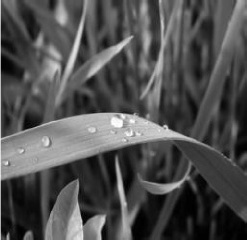
#> input picture ATRIM/TP2-ATRIM-Spatial Filtering/ATRIM-TP2/images/grass.jpg, 247 x 240 px, found by its file name
$ jupyter execute 2024_2025_ATRIM_TP2_spatial_filtering_VALLE_GAUTRON.ipynb
#> lines starting #> are read from the running program, lines starting #| are printed output that depends on the picture; long printed decimals are rounded
# TP2 - Spatial Filtering
ATRIM - Option Datasim

Ecole Centrale Nantes

Diana Mateus

Edouard GAUTRON et Maria clara VALLE

## Introduction

Dans ce rapport, nous explorerons les principes du filtrage spatial linéaire appliqué aux images 2D. Nous utiliserons différents types de filtres (kernel) et examinerons leurs capacités à accomplir diverses opérations sur des images en ajustant leurs paramètres. Cette première partie permettra de mieux comprendre comment ces filtres modifient le contenu visuel et leur utilité dans des tâches comme le lissage, le renforcement des détails, ou encore la détection de contours.

Dans une deuxième phase, nous implémenterons des algorithmes de filtrage plus avancés afin de développer des méthodes capables de reconnaître des motifs spécifiques dans les images tout en préservant les contours et les détails essentiels.

[cell 1]
import skimage.io as io
import matplotlib.pyplot as plt
import numpy as np
import os
import math
from skimage.restoration import denoise_bilateral
from skimage.transform import resize, rescale
from scipy import ndimage
from scipy import signal

[cell 2]
IMDIR = r"C:\Users\maria\DataSim\ATRIM\TP2-ATRIM-Spatial Filtering\ATRIM-TP2\images" #nous indiquon le chemin pour acceder aux images

# 1 Linear spatial filtering with convolution

Nous commençons par exécuter l'exemple "meanKernel" qui crée un kernel flou.

[cell 3]
def meanKernel(hs):
    #hs on defini la taille du kernel
    #hs est un entier de la moitier de la taille du kernel
    #on créer un filtre carré de taille 2*hs+1
    kernel = np.zeros((hs*2+1,hs*2+1))
    kernel += 1/(hs*2+1)**2
    return kernel

#on affiche les propriétés
width=12
height=3
plt.rcParams['figure.figsize'] = [width, height]

#on crée et affiche trois differents kernels
k = 1
for hs in [1,3,11]:
    plt.subplot(1,3,k)
    kernel = meanKernel(hs)
    plt.imshow(kernel, vmin=0, vmax=0.2)
    plt.title(f'Mean, hs ={hs}')
    plt.colorbar()
    k+=1
plt.show()

Ensuite, nous le convoluons avec une image en utilisant la fonction convolve. Avec ça, on va observer l'effet que chaque filtre moyenne a sur les images

[cell 4]
f = os.path.join(IMDIR, "grass.jpg")

#Display properties
width=10
height=5

#Filter parameters
hs = 3 #change le niveau de blur
sigma = 2

# Read and preprocess image
im = io.imread(f, as_gray=True)
#> im is the input picture: shape (240, 247) float64; min 0, max 1, mean 0.312
im = im.astype(float)
im = resize(im,(100,100))
#> im: shape (100, 100) float64

# Define filter and convolve
kernel = meanKernel(hs)
im_filtered_scipy = ndimage.convolve(im,kernel)


# on affiche l'image originale
fig=plt.figure(figsize=(width, height))
plt.subplot(1,2,1)
plt.imshow(im, cmap = 'gray')
plt.title('Original')

# affichage de l'image resultante
plt.subplot(1,2,2)
plt.imshow(im_filtered_scipy, cmap = 'gray')
plt.title('Mean scipy conv')

[cell 5]
f = os.path.join(IMDIR, "grass.jpg")

#Display properties
width=10
height=5

#Filter parameters
hs = 3 #change le niveau de blur
sigma = 2

# Read and preprocess image
im = io.imread(f, as_gray=True)
im = im.astype(float)
im = resize(im,(100,100))

# Define filter and convolve
kernel = meanKernel(hs)
im_filtered_scipy = ndimage.convolve(im,kernel)

# on affiche l'image originale
fig=plt.figure(figsize=(width, height))
plt.subplot(1,2,1)
plt.imshow(im, cmap = 'gray')
plt.title('Original')

# affichage de l'image resultante
plt.subplot(1,2,2)
plt.imshow(im_filtered_scipy, cmap = 'gray')
plt.title('Mean scipy conv')

On voit que quand on augmente la taille du filtre (hs), l'image devient plus flou

## 1.2. Gaussian Kernel
Ici, nous créons des noyaux gaussiens de tailles et d'écart-types variés, puis nous les appliquons à l'image "grass.png"

[cell 6]
def gaussianKernel(hs,sigma, normalize=True):
    # pour crée le kernel on crée une matrice de zero de la meme taille
    kernel = np.zeros((hs*2+1,hs*2+1))
    ax = np.arange(-hs, hs+1)

    # on crée le kernel
    xx, yy = np.meshgrid(ax, ax)

    #on definit le kernel en s'appuyant sur le model du cours;
    kernel = np.exp(-(xx**2+yy**2)/(2*sigma**2))/(2*np.pi*sigma**2)


    # on normalise et retourne
    if normalize:
        kernel = kernel / np.sum(kernel)

    return kernel

[cell 7]
f = os.path.join(IMDIR, "grass.jpg")

#Display size
width=10
height=10
k = 1
iter_conv = 1
filters = []

# Read and preprocess image
im = io.imread(f, as_gray=True)
im = im.astype(float)
im = resize(im,(100,100))

# Display the original image
fig=plt.figure(figsize=(3, 3))
plt.imshow(im, cmap = 'gray')
plt.title('Original')

# Don definit les differents parametres pour les differents filtres
filter_sizes=[1,3,5]
sigma_values=[0.1,1,2]

# dans un premier temps on affiche les filtres
fig=plt.figure(figsize=(width, height))

####### debut de notre code
for hs in filter_sizes:
    for sigma in sigma_values:
        filter = gaussianKernel(hs,sigma, normalize=True)
        plt.subplot(3,6,2*k-1)
        #display the filter
        plt.imshow(filter, cmap = 'gray')
        plt.title(f"filtre, hs: {hs}, sigma : {sigma}")
        print(f'sum des element kernel avec hs = {hs} et sigma = {sigma} : {np.sum(filter)}')

        plt.subplot(3,6,2*k)
        # Convolve and display the filtered image
        conv = ndimage.convolve(im,filter)#on fait la convolution pour appliquer les filtres aux images
        plt.imshow(conv, cmap = 'gray')
        plt.title("image filtrée")

        k += 1
        filters.append(filter)
#> after the loop, filters = 9 items; k = 10

plt.show()
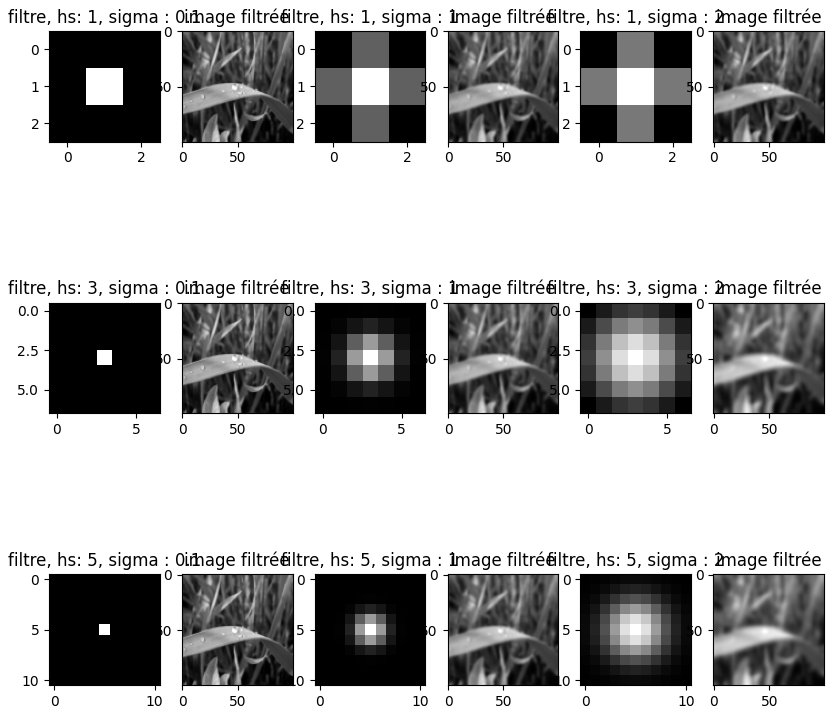
#> figure drawn by matplotlib, 18 panels
#> in gaussianKernel (call 10), `kernel = np.zeros((hs*2+1,hs*2+1))`: kernel: shape (23, 23) float64; every value is 0

# [7 lines of commented-out code are left out]

 Ainsi, on peut observer l'affichage des trois filtres, qui n'ont pas tous la meme taille ni le meme sigma,
 on s'attend donc a des resultats differents.
 On observe que plus la taille du filtre est grande et le sigma grand plus l'image est floue

<font color='red' size = '5'> Answer to question </font>On voit bien que la somme des éléments du noyau est égale à 1, ce qui est nécessaire car cela permet de conserver la luminosité de l'image.

## 1.3 Filtering with your own Convolution

Nous avons répété le lissage effectué précédemment en implémentant notre propre fonction de convolution. Cette fonction prend en entrée une image et un noyau de filtre (matrice de poids) pour renvoyer l'image filtrée. Après avoir appliqué cette méthode sur les mêmes images que celles utilisées avec la fonction intégrée de Scikit-learn, nous avons comparé les résultats.

<font color='red' size = '5'> Answer to question c) </font>** **Write down your findings**, notably the reasons for any possible difference with the in-built implementation.

Les images obtenues avec notre implémentation étaient très similaires à celles produites par Scikit-learn, confirmant ainsi la validité de notre approche. Toutefois, on a regarde la difference entre l'image filtré a partir de notre convolution et cela déjà implementé. Pour cela on applique les deux methode et on soustrait les deux matrices obtenues, pour mettre en valeure des differences
Apres avoir fait cette difference on remarque une image noir ce qui montre qu'il n'y a pas de difference, a part sur les bords
cela provient probablement de impadded

<font color='red' size = '5'> Answer to question d) </font> Why and how can the convolution can be written as a matrix multiplication? why is it interesting?

on remarque que la convolution effectue des opperation tres proche de celle de a multiplication de matrice juste on ne multipli et addition pas les elements dans le meme orde il suffit alors de modifier les matrices pour les quelles on faisait la convolution et ainsi une simple multiplication de matrice suffira. Ce procedé est moins couteu ce qui le rend plus interessant

[cell 8]
def myConvolution(imsource,kernel):

    # Find image and kernel sizes
    im_shape = imsource.shape
#> im_shape = (100, 100)
    imh,imw = im_shape[0], im_shape[1]
#> imh = 100; imw = 100
    kh,kw = kernel.shape
#> kh = 23; kw = 23
    print(kh)
#| 23
    delta_h=int((kh-1)/2)
#> delta_h = 11
    delta_w=int((kw-1)/2)
#> delta_w = 11

    print(delta_h)
#| 11
    # on elargie l'image avec des zeros autour car le filtre a une certaine taille qui depasse donc de la matrice si il passe le long des bords
    imPadded = np.zeros((imh+2*delta_h,imw+2*delta_w))
#> imPadded: shape (122, 122) float64; every value is 0
    imPadded[delta_h:imh+delta_h,delta_w:imw+delta_w] = imsource


    # Create an empty image to store the result
    imDest = np.zeros((imh,imw))
#> imDest: shape (100, 100) float64; every value is 0


    for i in range(imh):
        for j in range(imw): # on parcour la matrice par les lignes et colones

####### On a essayé une premiere methode qui fonctionne mais pas parfaitement on a choisit d'en faire une deuxieme
             #for u in range(kh):
             #   for v in range(kw):

                   # imDest[i,j] += kernel[u , v]*imPadded[i +2*delta_h- u, j +2*delta_h- v]


###### deuxieme methode
            imPatch = imPadded[i:i+kh, j:j+kw]
            imDest[i,j] = np.sum(imPatch*np.flip(kernel))
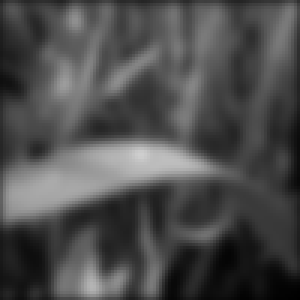
#> imDest: shape (100, 100) float64 (shown 3 times larger); min 0.00293, max 0.812, mean 0.303


    #END FILL IN
    return imDest

[cell 9]
f = os.path.join(IMDIR, "grass.jpg")

#Display properties
width=10
height=10

# Read and preprocess image
im = io.imread(f, as_gray=True)
im = im.astype(float)
im = resize(im,(100,100))

# Display the original image
fig=plt.figure(figsize=(width, height))
plt.subplot(1,4,1)
plt.imshow(im, cmap = 'gray')
plt.title('Original')

# Define filter parameters
hs = 11
sigma = 2
kernel = gaussianKernel(hs,sigma)

##### debut de notre code

# Convolve and display the filtered image
conv = myConvolution(im,kernel)
fig=plt.figure(figsize=(width, height))
plt.subplot(1,4,2)
plt.imshow(conv, cmap = 'gray')
plt.title('My_conv')

conv_2 = ndimage.convolve(im,kernel)
plt.subplot(1,4,3)
plt.imshow(conv, cmap = 'gray')
plt.title('Convole')

dif = conv_2 - conv
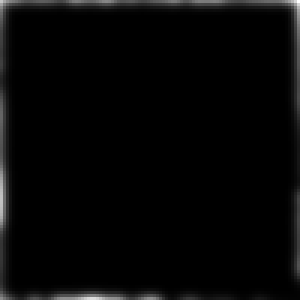
#> dif: shape (100, 100) float64 (shown 3 times larger); min -1.67e-15, max 0.343, mean 0.00859; drawn with min black and max white

plt.subplot(1,4,4)
plt.imshow(dif, cmap = 'gray')
plt.title('Convole')

#### fin de notre code

 Maintenant on va comparer notre solution pour appliquer le filtre avec la convolution
 pour cela on applique les deux methode et on soustrait les deux matrices obtenues, pour mettre en valeure des differences
 Apres avoir fait cette difference on remarque une image noir ce qui montre qu'il n'y a pas de difference, a part sur les bords
 cela provient probablement de impadded

## On etudie les filtres derivés

On a défini la fonction de noyau nécessaire et l'a convoluée avec les images AscentB ou Moon dans le dossier enhance pour obtenir :

l'image du gradient dans la direction horizontale,
l'image du gradient dans la direction verticale,
le Laplacien de l'image,
l'image améliorée après l'ajout des "détails" du Laplacien (et la normalisation).

[cell 10]
# Pour se faire on créer differents kernels associé a chaque opération

def sobel_x():
    kernel = np.zeros((3,3))
# on crée le filtre
    kernel = [[1, 0, -1],
             [2, 0, -2],
             [1 ,0, -1]]
    return kernel

def sobel_y():
    kernel = np.zeros((3,3))
# on crée le filtre
    kernel = [[1, 2, 1],
             [0, 0, 0],
             [-1 ,-2, -1]]
    return kernel


def laplacian():
# on crée le filtre
    kernel = [[0, 1, 0],
             [1, -4, 1],
             [0, 1, 0]]

    return kernel

def normalize(im):
    im = (im-im.min())/(im.max()-im.min())
    return im

[cell 11]
f = os.path.join(IMDIR, "enhance/moon-blurred.tif")
#f = os.path.join(IMDIR, "ascentB.png")

#Display properties
width=15
height=5

# Read and preprocess image
im = io.imread(f, as_gray=True)
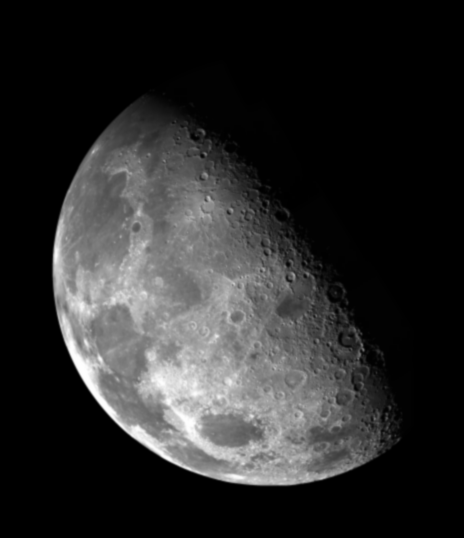
#> input picture ATRIM/TP2-ATRIM-Spatial Filtering/ATRIM-TP2/images/enhance/moon-blurred.tif, 464 x 538 px, found by its file name
#> im is the input picture: shape (538, 464); min 0, max 254, mean 42.6
im = im.astype(float)
im = normalize(im)
#im = resize(im,(100,100))

# Display the original image
fig=plt.figure(figsize=(width, height))
plt.subplot(1,5,1)
plt.imshow(im, cmap = 'gray')
plt.title('Original')

##### debut code alouté
# Convolve and display the filtered and the enhanced image
im_filtered_x =  ndimage.convolve(im,sobel_x())
#> in sobel_x, `kernel = np.zeros((3,3))`: kernel = [[0, 0, 0], [0, 0, 0], [0, 0, 0]]
im_filtered_x =  np.clip(im_filtered_x, 0, 1) #sature l'image entre 0 et 1
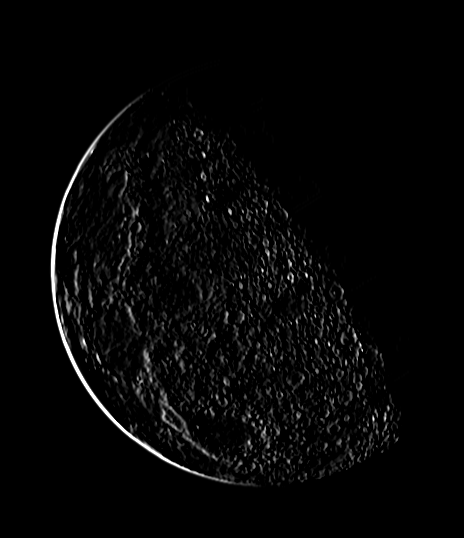
#> im_filtered_x: shape (538, 464) float64; min 0, max 1, mean 0.025
im_filtered_y =  ndimage.convolve(im,sobel_y())
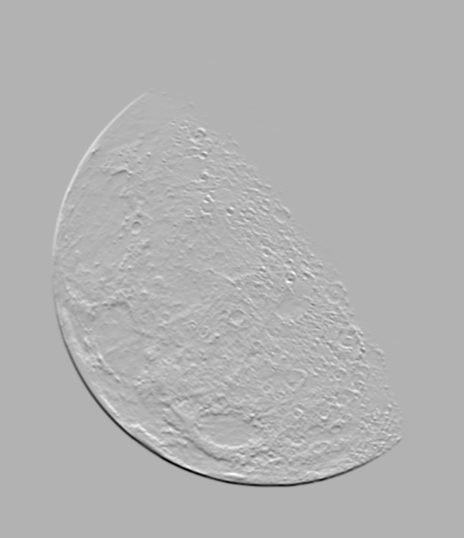
#> im_filtered_y: shape (538, 464) float64; min -2.71, max 1.17, mean -1.82e-18; drawn with min black and max white
im_filtered_y =  np.clip(im_filtered_y, 0, 1)
im_filtered_laplace =  ndimage.convolve(im, laplacian())
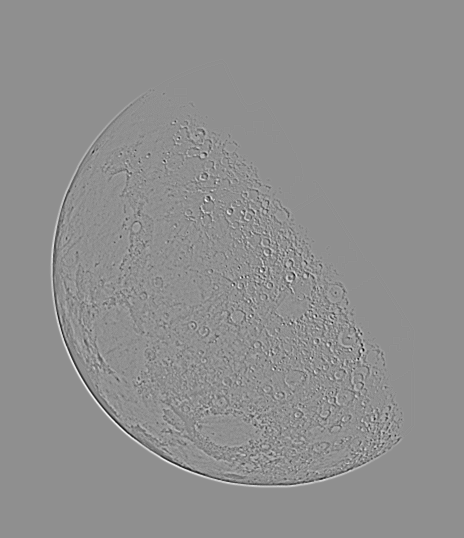
#> im_filtered_laplace: shape (538, 464) float64; min -0.417, max 0.323, mean -1.42e-20; drawn with min black and max white
im_filtered_laplace  =  np.clip(im_filtered_laplace, 0, 1)

plt.subplot(1,5,2)
plt.imshow(im_filtered_x, cmap = 'gray')
plt.title('gradx')
plt.subplot(1,5,3)
plt.imshow(im_filtered_y, cmap = 'gray')
plt.title('grady')

norme = np.sqrt(im_filtered_x**2+im_filtered_y**2)
plt.subplot(1,5,4)
plt.imshow(norme, cmap = 'gray')
plt.title('magnitude')

plt.subplot(1,5,5)
plt.imshow(im_filtered_laplace, cmap = 'gray')
plt.title('laplace')
##### fin

 On observe differents resultatts selon les filtres utilisés notaments selon le sens de la derivé qui ne mets pas en valeur les memes particumarités
 de la lune l'un les bords et l'autre les crateres, on remarque que pour le cas de la lune le laplacien efface les crateres et nelaisse place qu'au contour

# 2 Non linear filtering

## 2.1 Correlation: Finding Charlie

On a utilisé la corrélation croisée normalisée (NCC) par blocs pour trouver automatiquement Waldo (Charlie) dans une image. Pour cela, on a recherché l’image modèle (charlie-template) dans les images marche-crop. Il a également été utile de créer un notebook séparé (Finding Charlie) pour cette tâche, car elle consomme beaucoup de mémoire.

On a évalué l'expression du NCC issue des diapositives (décrite dans le filtrage avancé non-local means) pour comparer l'image modèle à chaque position dans l'image cible. Les résultats ont été stockés, et on a récupéré l'emplacement ayant obtenu le score NCC le plus élevé. Enfin, on a tracé cet emplacement sur l'image cible.

<font color='red' size = '5'> Answer to question </font>On vérifie que la méthode implementé a quelques nécessite de quelques hipotheses, par exemple le fact qu'on suppose que l’image modèle (charlie) est présente dans l'image cible et qu'elle est suffisamment similaire en termes de taille, orientation et luminosité pour que la corrélation croisée puisse détecter de correspondance.Aussi, on fait l'hypothèse que les niveaux de lumière dans l'image cible et dans l'image modèle sont homogènes.

Comme limitation, on a que le charlie template doit être dans la même position dans l'image du marche, c.a.d que la méthode ne supporte pas de rotation. Aussi, l'algoritime est trés lent.

## 2.2 Bilateral Filter

On a implémenté notre propre version du filtre bilatéral et on a comparé ses résultats avec ceux de la fonction denoise_bilateral de Scikit-learn.

 <font color='red' size = '5'> Answer to question a) </font> compare its results vs. scikit ``denoise_bilateral`` function.

L'implémentation a permis d'observer les différences de performance et de qualité entre les deux méthodes. Les résultats de notre filtre bilatéral ont montré une capacité à préserver les contours tout en réduisant le bruit. Les paramêtres des deux fonctions sont différents, et donc c'est difficile de regarder des vrais differénces.

<font color='red' size = '5'> Answer to question b) </font> Compare and comment the bilateral results versus the mean and gaussian filter for the ``zebra`` group of images of the ``bilateral`` folder

Ensuite, on a comparé les résultats du filtre bilatéral avec ceux du filtre moyen et du filtre gaussien sur le groupe d'images de zèbres dans le dossier bilatéral. Les observations ont révélé que le filtre bilatéral était plus efficace pour conserver les détails des contours, tout en removent le bruit de différents types, contrairement au filtre moyen, qui tend à lisser l'image de manière plus uniforme, entraînant une perte de détails. Le filtre gaussien, quant à lui, offrait également un bon lissage, mais avait tendance à créer un flou principalement dans les contours. En résumé, le filtre bilatéral s'est avéré plus adapté pour les images contenant des détails fins tout en maintenant un bon équilibre entre réduction de bruit et préservation des contours.

[cell 12]
#poprieté pour comparation
def MSE(noisy_image, ref_image):
    return np.mean((ref_image - noisy_image)**2)

def PSNR(noisy_image, ref_image):
    max = np.max(noisy_image)
    MSE_ = MSE(noisy_image, ref_image)
    PSNR = 20*np.log(max/np.sqrt(MSE_))
    return PSNR

[cell 13]
from skimage.restoration import denoise_bilateral

#ouvrir les archives de zebra
f_bruit = os.path.join(IMDIR, "bilateral\zebra\zebra_speckle_2.png") #changer le bruit voulu
f_ref = os.path.join(IMDIR, "bilateral\zebra/ref.jpg")

width=15
height=5

#lire l'image, convertir et normaliser
im = io.imread(f_bruit, as_gray=True)
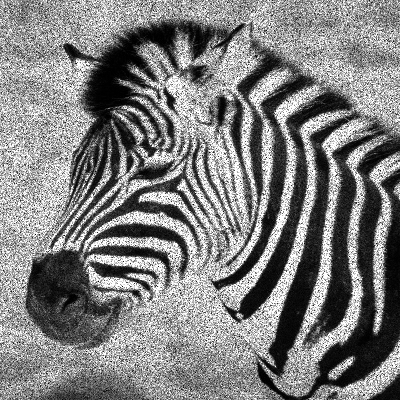
#> input picture ATRIM/TP2-ATRIM-Spatial Filtering/ATRIM-TP2/images/bilateral/zebra/zebra_speckle_2.png, 400 x 400 px, found by its file name
#> im is the input picture: shape (400, 400); min 0, max 255, mean 127.3
im = im.astype(float)
im = normalize(im)

im_ref = io.imread(f_ref, as_gray=True)
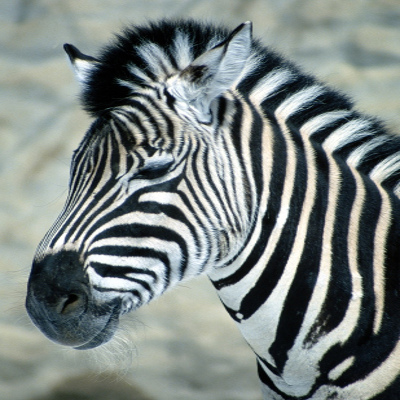
#> input picture ATRIM/TP2-ATRIM-Spatial Filtering/ATRIM-TP2/images/bilateral/zebra/ref.jpg, 400 x 400 px, found by its file name
#> im_ref: shape (400, 400) float64; min 0, max 1, mean 0.514
im_ref = im_ref.astype(float)
im_ref = normalize(im_ref)

#parametres du filtre
hs = 3
sigma1 = 1
sigma2 = 2

#notre version du filtre bilateral
def bilateral(im, hs, sigma1, sigma2):
#> called with hs = 3, sigma1 = 1, sigma2 = 2
    bilateral_filter = np.zeros((2*hs+1, 2*hs+1))
    grid = np.arange(-hs, hs+1)
#> grid = [-3, -2, -1, 0, 1, 2, 3]
    u, v = np.meshgrid(grid, grid)
    bilateral_filter = np.exp(-(u**2+v**2)/(2*sigma1**2))*np.exp(-(im[u,v]-im[0,0])**2/(2*sigma2**2))

    #normalizer
    bilateral_filter = bilateral_filter/np.sum(bilateral_filter)

    return bilateral_filter

#création du filtre
bilateral_myversion = bilateral(im, hs, sigma1, sigma2)

#application du filtre
im_filtered_myversion = ndimage.convolve(im, bilateral_myversion)
#test pour la deuxiéme itération
im_filtered_myversion_2 = ndimage.convolve(im_filtered_myversion, bilateral_myversion)

#comparation avec filtre scikit-------------------------------------------------------------------------------
#application du filtre scikit
im_filtered_scipy = denoise_bilateral(im, win_size=hs*2+1, sigma_color=0.3, sigma_spatial=20)
#> im_filtered_scipy: shape (400, 400) float64
#test pour la deuxiéme itération
im_filterd_scipy_2 = denoise_bilateral(im_filtered_scipy, win_size=hs*2+1, sigma_color=0.05, sigma_spatial=15)

#comparation avec mean et gaussian filtre-------------------------------------------------------------------------
#mean filter
kernel = meanKernel(hs)
im_filtered_mean = ndimage.convolve(im,kernel)
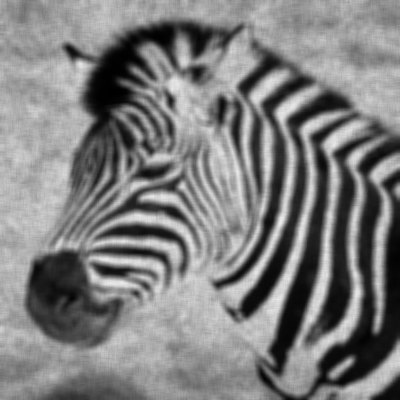
#> im_filtered_mean: shape (400, 400) float64; min 0.00168, max 0.927, mean 0.499

#gaussian filter
gaussian = gaussianKernel(hs,sigma, normalize=True)
im_filtered_gaussian = ndimage.convolve(im,gaussian)


fig = plt.figure(figsize = (width, height))
plt.subplot(1,3,1)
plt.imshow(im_ref, cmap = 'gray')
plt.title('ref')

plt.subplot(1,3,2)
plt.imshow(im, cmap = 'gray')
plt.title('bruit')

plt.subplot(1,3,3)
plt.imshow(im_filtered_myversion, cmap = 'gray')
plt.title('My_bilateral')
plt.show()

#test 2 itérations de filtrage -------------------------------------------------------
fig = plt.figure(figsize = (width, height))
plt.subplot(1,4,1)
plt.imshow(im_filtered_myversion_2, cmap = 'gray')
plt.title('2 itération My_bilateral')


#comparation scikit ----------------------------------------------------------------
plt.subplot(1,4,2)
plt.imshow(im_filtered_scipy, cmap = 'gray')
plt.title('Bilateral scikit')

#comparation mean ----------------------------------------------------------------
plt.subplot(1,4,3)
plt.imshow(im_filtered_mean, cmap = 'gray')
plt.title('Mean filtre')


#comparation gaussian ----------------------------------------------------------------
plt.subplot(1,4,4)
plt.imshow(im_filtered_gaussian, cmap = 'gray')
plt.title('Gaussian filtre')

plt.show()

#comparation des filtrages pour le valeur de PSNR
print(f'PSNR My_bilateral:{PSNR(im_filtered_myversion, im_ref)}\nPSNR Scipy: {PSNR(im_filtered_scipy, im_ref)} ')
#> in PSNR, `max = np.max(noisy_image)`: max = 0.985
#> in PSNR, `MSE_ = MSE(noisy_image, ref_image)`: MSE_ = 0.00492
#> in PSNR, `PSNR = 20*np.log(max/np.sqrt(MSE_))`: PSNR = 52.84
#| PSNR My_bilateral:52.836
#| PSNR Scipy: 47.530
